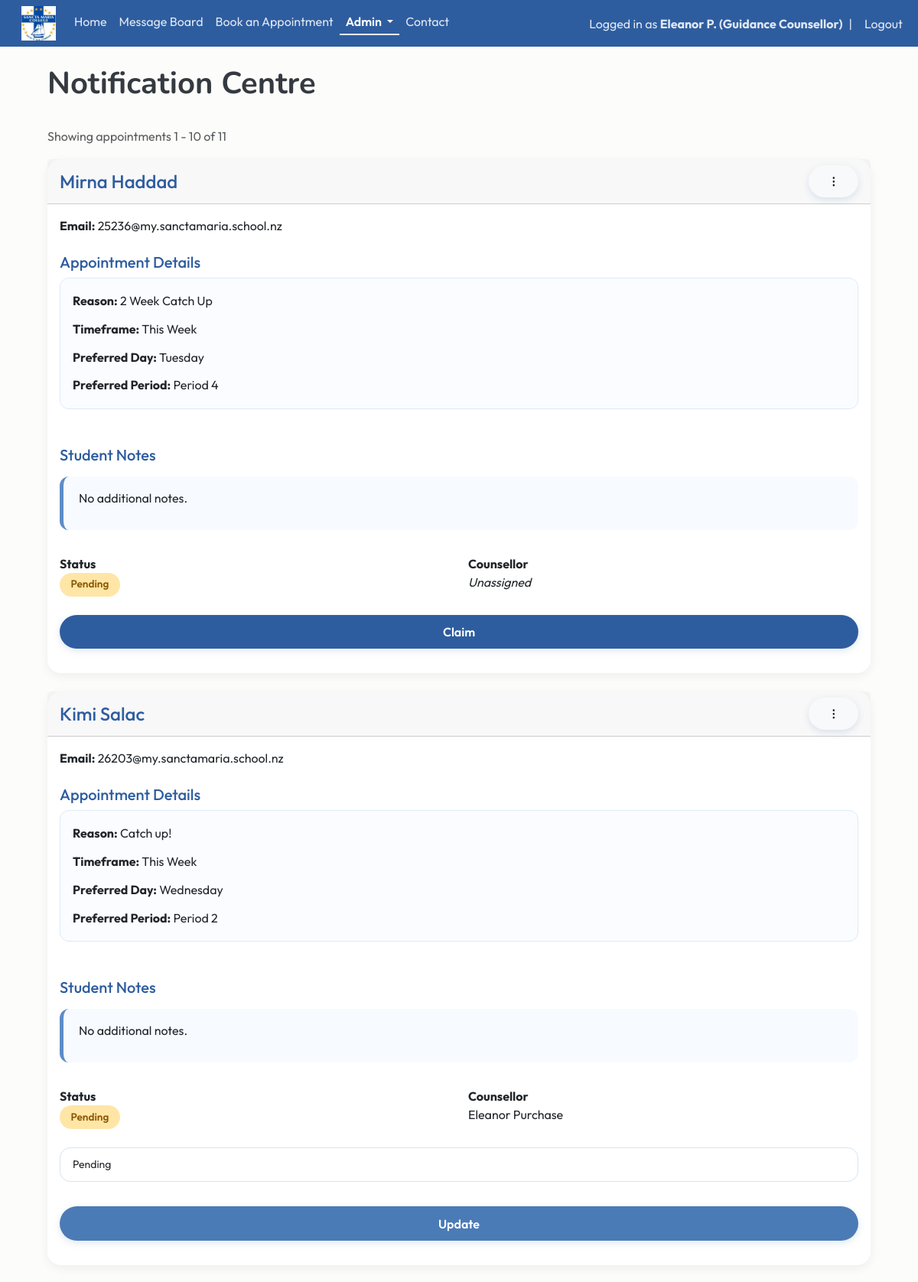
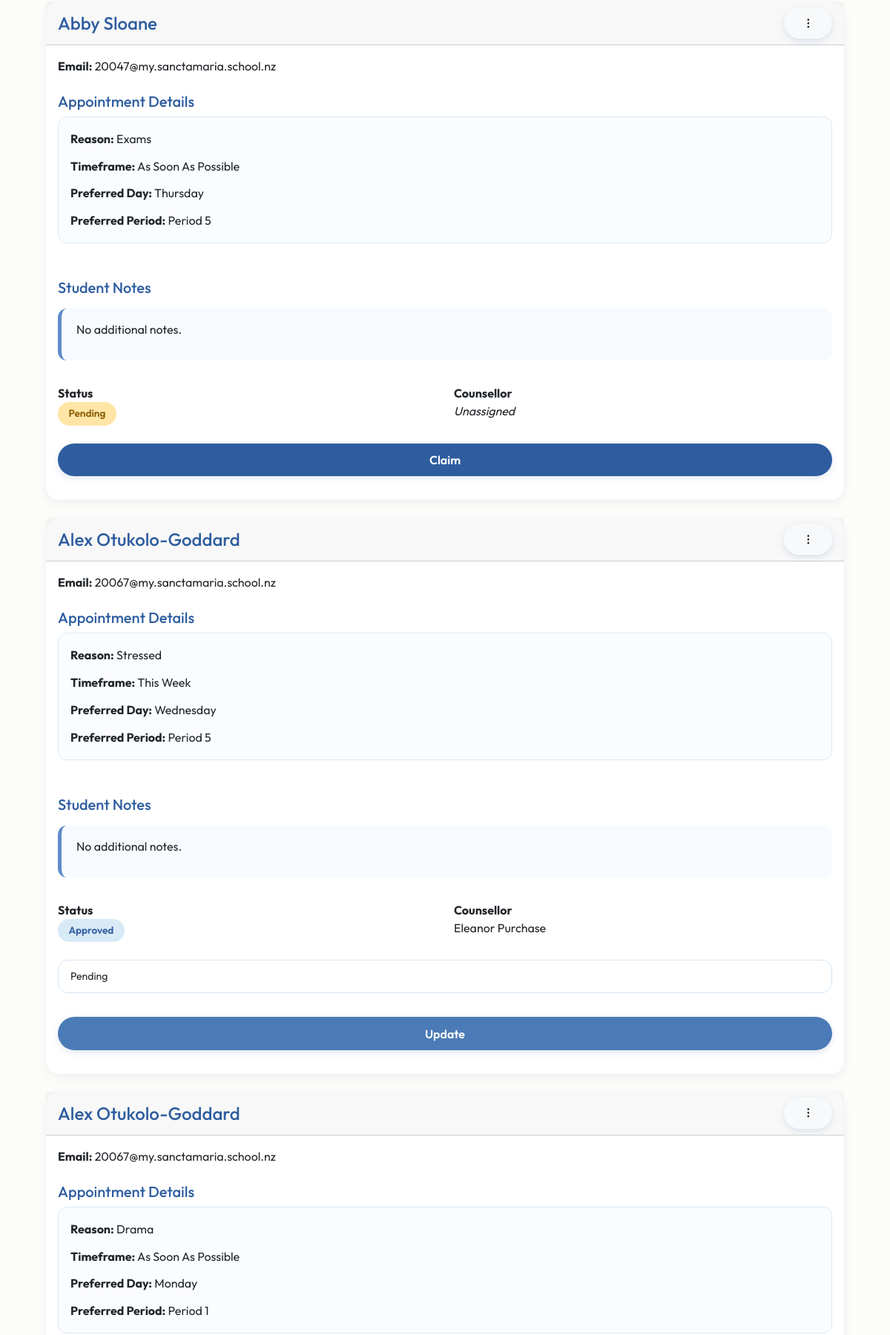
/notifications (signed in, upper part), run on the app's committed database (2 pictures, top to bottom).
### website/models.py (models this page shows)
class User(db.Model, UserMixin):
    id = db.Column(db.Integer, primary_key=True)
    email = db.Column(db.String(150), unique=True)
    fname = db.Column(db.String(20))
    lname = db.Column(db.String(20))
    username = db.Column(db.String(150), unique=True)
    role = db.Column(db.String(150))
    password = db.Column(db.String(150))
    date_created = db.Column(db.DateTime(timezone=True), default=func.now())
    posts = db.relationship("Post", backref="user", cascade="all, delete-orphan")
    comments = db.relationship("Comment", backref="user", cascade="all, delete-orphan")
    likes = db.relationship("Like", backref="user", cascade="all, delete-orphan")
    appointments = db.relationship('Appointment', foreign_keys="Appointment.counsellor_id", back_populates="counsellor")

class Appointment(db.Model):
    id = db.Column(db.Integer, primary_key=True)
    student_id = db.Column(db.Integer, db.ForeignKey('user.id'), nullable=False)
    counsellor_id = db.Column(db.Integer, db.ForeignKey('user.id'), nullable=True)
    reason = db.Column(db.String(200))
    urgency = db.Column(db.String(50))
    preferred_day = db.Column(db.String(20))
    preferred_period = db.Column(db.String(20))
    notes = db.Column(db.Text)
    status = db.Column(db.String(50), default="Pending")
    date_created = db.Column(db.DateTime(timezone=True), default=func.now())
    student = db.relationship('User', foreign_keys=[student_id])
    counsellor = db.relationship('User', foreign_keys=[counsellor_id], back_populates="appointments")

### website/views.py (the view)
@views.route("/notifications")
@login_required
def notifications():
    if current_user.role != "Guidance Counsellor":
        flash("Access Denied", category="error")
        return redirect(url_for("views.home"))
    page = request.args.get("page", 1, type=int)
    appointments = (Appointment.query.order_by(Appointment.date_created.desc()).paginate(page=page, per_page=10))
    return render_template("notifications.html", user=current_user, appointments=appointments, endpoint="views.notifications")

### website/__init__.py (called while the page is built)
def create_app():
    app = Flask(__name__)
    app.config['SECRET_KEY'] = "DQiAlMIU5u5eeLDw4KPMHx4d"
    app.config['SQLALCHEMY_DATABASE_URI'] = f'sqlite:///{DB_NAME}'
    db.init_app(app)
    from .views import views
    from .auth import auth
    app.register_blueprint(views, url_prefix="/")
    app.register_blueprint(auth, url_prefix="/")
    from .models import User, Post
    with app.app_context():
        db.create_all()
    login_manager = LoginManager()
    login_manager.login_view = "auth.login"
    login_manager.init_app(app)
    @login_manager.user_loader
    def load_user(id):
        return User.query.get(int(id))
    return app

### website/templates/notifications.html (shortened to what this page needs)
{% extends "template.html"%} {% block title %} Notification Centre {% endblock %}
{% block content%}
<div class="container">
    <br/>
    <h1>{% block header %} Notification Centre {% endblock %}</h1>
    <br/>
    <p class="text-muted">Showing appointments {{ appointments.first }} - {{ appointments.last }} of {{ appointments.total }}</p>
    {% for appointment in appointments.items %}
    <div class="card mb-4">
        <div class="card-header d-flex justify-content-between align-items-center">
    <h4 class="mb-0">
        {{ appointment.student.fname }} {{ appointment.student.lname }}
    </h4>
    <div class="dropdown">
        <button
            class="btn btn-sm btn-light border-0"
            type="button"
            data-bs-toggle="dropdown"
            aria-expanded="false">
            ⋮
        </button>
    </div>
</div>
            <div class="card-body">
                <div class="mb-4">
                    <strong>Email:</strong>
                    {{ appointment.student.email }}
                </div>
                <h5 class="mt-4">Appointment Details</h5>
                    <div class="appointment-details card p-3 mb-4">
                        <p><strong>Reason:</strong> {{ appointment.reason }}</p>
                        <p><strong>Timeframe:</strong> {{ appointment.urgency }}</p>
                        <p><strong>Preferred Day:</strong> {{ appointment.preferred_day }}</p>
                        <p class="mb-0"><strong>Preferred Period:</strong> {{ appointment.preferred_period }}</p>
                    </div>
                <h5 class="mt-5 mb-3">Student Notes</h5>
                <div class="appointment-notes">
                    {{ appointment.notes or "No additional notes." }}
                </div>
                <div class="row mt-4 mb-4">
                    <div class="col-md-6">
                        <strong>Status</strong><br>
                        {% if appointment.status == "Pending" %}
                            <span class="badge bg-warning">Pending</span>
                        {% elif appointment.status == "Approved" %}
                            <span class="badge bg-primary">Approved</span>
                        {% elif appointment.status == "Completed" %}
                            <span class="badge bg-success">Completed</span>
                        {% elif appointment.status == "Declined" %}
                            <span class="badge bg-danger">Cancelled</span>
                        {% endif %}
                    </div>
                    <div class="col-md-6">
                        <strong>Counsellor</strong><br>
                        {% if appointment.counsellor %}
                            {{ appointment.counsellor.fname }}
                            {{ appointment.counsellor.lname }}
                        {% else %}
                            <em>Unassigned</em>
                        {% endif %}
                    </div>
                </div>
                {% if appointment.counsellor_id is none %}
                <form method="POST" action="{{ url_for('views.claim_appointment', id=appointment.id, page=appointments.page) }}">
                    <button class="btn btn-primary w-100">Claim</button>
                </form>
                {% endif %}
                {% if appointment.counsellor_id == current_user.id %}
                <form method="POST" action="{{ url_for('views.update_appointment_status', id=appointment.id, page=appointments.page) }}">
                    <select name="status" class="form-control form-control-sm">
                        <option value="Pending">Pending</option>
                    </select>
                    <br/>
                    <button class="btn btn-success w-100 mt-2">Update</button>
                </form>
                {% endif %}
            </div>
    </div>
    {% endfor %}
</div>
{% endblock %}

### website/templates/template.html (shortened to what this page needs)
<!DOCTYPE html>
<html>
    <head>
        <link href="https://cdn.jsdelivr.net/npm/bootstrap@5.3.8/dist/css/bootstrap.min.css" rel="stylesheet">
        <link rel="stylesheet" type="text/css" href="{{ url_for('static', filename='main.css') }}">
    </head>
    <body>
        <nav class="navbar navbar-expand-lg sticky-top">
            <div class="container-fluid">
              <div class="collapse navbar-collapse" id="navbarSupportedContent">
                <ul class="navbar-nav me-auto mb-2 mb-lg-0">
                  <li class="nav-item">
                      <a class="navbar-brand" href="/home">
                          <img src="{{ url_for('static', filename='img/schoollogo.jpg') }}" width="45px" height="45px">
                      </a>
                  </li>
                  <li class="nav-item">
                      <a class="nav-link {% if request.path == '/home' %}active{% endif %}" href="/home">Home</a>
                  </li>
                  {% if user.is_authenticated %}
                  <li class="nav-item">
                    <a class="nav-link {% if request.path == '/blog' %}active{% endif %}" href="/blog">Message Board</a>
                  </li>
                  <li class="nav-item">
                      <a class="nav-link {% if request.path == '/book-appointment' %}active{% endif %}" href="/book-appointment">Book an Appointment</a>
                  </li>
                  {% if current_user.role in ["Guidance Counsellor", "Teacher"] %}
                  <li class="nav-item dropdown">
                      <a class="nav-link dropdown-toggle {% if request.path in ['/notifications', '/permissions'] %}active{% endif %}"
                        href="#"
                        role="button"
                        data-bs-toggle="dropdown"
                        aria-expanded="false">
                            Admin
                      </a>
                  </li>
                  {% endif %}
                  {% endif %}
                  <li class="nav-item">
                      <a class="nav-link {% if request.path == '/contact' %}active{% endif %}" href="/contact">Contact</a>
                  </li>
                </ul>
                <ul class="navbar-nav ms-auto align-items-center">
                {% if user.is_authenticated %}
                <li class="nav-item">
                    <span class="navbar-text">
                        Logged in as <strong>{{ user.fname }} {{ user.lname[0] }}. ({{ user.role }})</strong>
                    </span>
                </li>
                <li class="nav-item mx-2">
                    <span class="navbar-text">|</span>
                </li>
                <li class="nav-item">
                    <a class="nav-link py-0" href="/logout">Logout</a>
                </li>
                {% endif %}
                </ul>
              </div>
            </div>
          </nav>
        <main>{% block content %} {% endblock %}</main>
      </body>
</html>

### website/static/main.css (style rules this page uses)
:root { --navy: #2E5D9F; --blue: #5D8CC7; --seafoam: #e7f3fc; --light-blue: #F5FAFE; --cream: #FCFCFA; --text: #343A40; --danger: #C86B6B; --radius: 18px; --section-padding: 6rem; }
.navbar { background-color:var(--navy); }
.navbar .nav-link, .navbar .navbar-text { color: rgba(255,255,255,0.85); transition: 0.2s ease; }
.navbar .nav-link.active { color: #FFFFFF; font-weight: 600; border-bottom: 2px solid var(--seafoam); padding-bottom: 4px; }
body { background-color: var(--cream); color: var(--text); font-family: 'Outfit', Arial, sans-serif; }
h1,h2,h3 { font-family: 'Nunito', Arial, sans-serif; font-weight: 700; }
p { line-height:1.7; }
.container { max-width: 1100px; }
.card { border: none; border-radius: var(--radius); box-shadow: 0 4px 14px rgba(0,0,0,0.06); transition: transform 0.25s ease, box-shadow 0.25s ease; }
.card h4, .card h5 { color:var(--navy); }
.badge { padding: .55rem .9rem; border-radius: 20px; font-size: .85rem; font-weight: 600; }
.bg-warning { background:#FFE6A7 !important; color:#8A5A00 !important; }
.bg-primary { background:#D9EAF7 !important; color:var(--navy) !important; }
.btn { border-radius: 30px; padding: .65rem 1.6rem; font-weight: 600; transition: all .25s ease; box-shadow: 0 3px 10px rgba(46,93,159,.15); }
.btn-primary { background: var(--navy); border: none; color: white; }
.btn-success { background: #4B7BB6; border: none; color: white; }
.appointment-notes { background:#F7FBFF; border-left:5px solid var(--blue); border-radius:12px; padding:16px 20px; margin-top:.75rem; margin-bottom:2rem; min-height:70px; }
.appointment-details p { margin-bottom: .6rem; }
.appointment-details { background: #FAFCFF; border: 1px solid #DDEAF6; border-radius: 12px; box-shadow: none; }
form { padding-bottom:1rem; }
.form-control, .form-select { border-radius:14px; border:1px solid #D5E5F3; padding:.7rem 1rem; }

### data on the page
User: fname "Eleanor", lname "P", role "Guidance Counsellor"
Appointment: student.fname "Mirna", student.lname "Haddad", student.email "25236@my.sanctamaria.school.nz", reason "2 Week Catch Up", urgency "This Week", preferred_day "Tuesday", preferred_period "Period 4", notes "No additional notes.", status "Pending", shows "Unassigned"
Appointment: student.fname "Kimi", student.lname "Salac", student.email "26203@my.sanctamaria.school.nz", reason "Catch up!", urgency "This Week", preferred_day "Wednesday", preferred_period "Period 2", notes "No additional notes.", status "Pending", counsellor.fname "Eleanor", counsellor.lname "Purchase"
Appointment: student.fname "Abby", student.lname "Sloane", student.email "20047@my.sanctamaria.school.nz", reason "Exams", urgency "As Soon As Possible", preferred_day "Thursday", preferred_period "Period 5", notes "No additional notes.", status "Pending", shows "Unassigned"
Appointment: student.fname "Alex", student.lname "Otukolo-Goddard", student.email "20067@my.sanctamaria.school.nz", reason "Stressed", urgency "This Week", preferred_day "Wednesday", preferred_period "Period 5", notes "No additional notes.", status "Approved", counsellor.fname "Eleanor", counsellor.lname "Purchase"
Appointment: student.fname "Alex", student.lname "Otukolo-Goddard", student.email "20067@my.sanctamaria.school.nz", reason "Drama", urgency "As Soon As Possible", preferred_day "Monday", preferred_period "Period 1"

### other printed values
{{ appointments.first }} "1"
{{ appointments.last }} "10"
{{ appointments.total }} "11"
